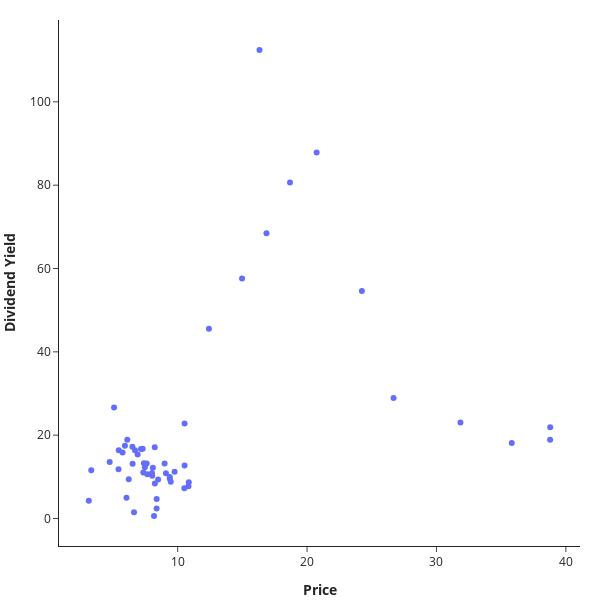

Notebook code cell kept with this figure:
### Code cell
fig = px.scatter(x=dy_petro.Close, y=dy_petro.DY)
fig.update_layout(
    width=600,
    height=600,
    template="simple_white",
    margin=dict(l=5, r=20, t=20, b=5),
    xaxis_title="<b>Price",
    yaxis_title="<b>Dividend Yield",
)

### Figure 1 — Plotly figure (JSON) as saved in the notebook; plotly's stock layout.template omitted (floating-point values rounded to 4 significant figures)
{"data": [{"hovertemplate": "x=%{x}<br>y=%{y}<extra></extra>", "legendgroup": "", "marker": {"color": "#636efa", "symbol": "circle"}, "mode": "markers", "name": "", "orientation": "v", "showlegend": false, "type": "scatter", "x": [3.133, 3.324, 4.747, 5.428, 5.449, 6.518, 5.925, 6.105, 8.231, 10.83, 10.52, 6.045, 8.377, 8.239, 9.393, 9.763, 9.468, 7.607, 8.018, 7.652, 7.346, 8.085, 7.394, 7.168, 6.908, 6.503, 6.703, 7.296, 5.741, 6.22, 5.084, 8.174, 6.626, 8.373, 7.466, 9.391, 9.095, 8.992, 10.54, 10.86, 8.031, 8.493, 10.53, 12.42, 14.98, 16.87, 20.74, 16.32, 18.68, 24.24, 26.69, 31.85, 38.79, 38.78, 35.82], "xaxis": "x", "y": [4.255, 11.55, 13.54, 11.83, 16.38, 13.17, 17.44, 18.88, 17.12, 7.739, 7.285, 4.971, 4.706, 8.426, 9.52, 11.21, 8.8, 13.19, 10.89, 10.63, 11.07, 12.2, 13.25, 16.65, 15.36, 17.24, 16.38, 16.76, 15.83, 9.424, 26.62, 0.6117, 1.509, 2.389, 12.28, 9.968, 10.84, 13.19, 12.69, 8.678, 10.25, 9.341, 22.81, 45.53, 57.58, 68.46, 87.83, 112.4, 80.63, 54.63, 28.94, 23.06, 21.9, 18.93, 18.12], "yaxis": "y"}], "layout": {"height": 600, "legend": {"tracegroupgap": 0}, "margin": {"b": 5, "l": 5, "r": 20, "t": 20}, "width": 600, "xaxis": {"anchor": "y", "domain": [0, 1], "title": {"text": "<b>Price"}}, "yaxis": {"anchor": "x", "domain": [0, 1], "title": {"text": "<b>Dividend Yield"}}}}
